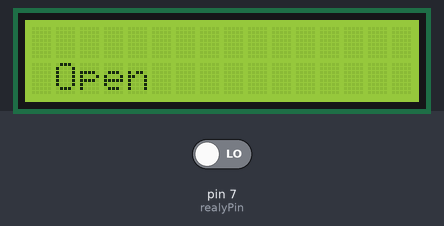
This sketch was run on a simulated Arduino Uno, built with avr-gcc and run on an emulated ATmega328P. Parts: 16×2 character LCD. Inputs (shaded band) come from the test bench; at power-on: pin 7 (realyPin) LOW.

Above: at 1.3 s.
1.4 s: pin 7 (realyPin) driven HIGH
At 4.0 s:
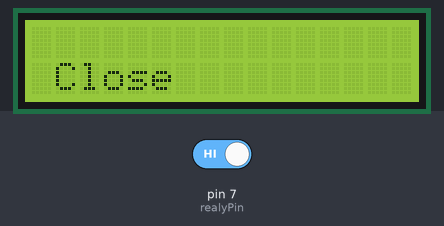
4.9 s: pin 7 (realyPin) driven LOW
At 6.4 s:
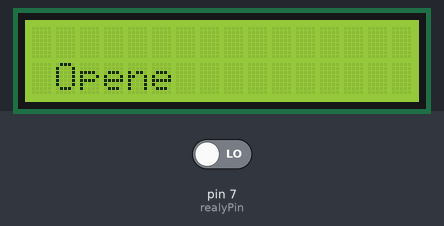
Timing chart, 0 to 7.9 s (numbered marks = the images above; inputs shaded):
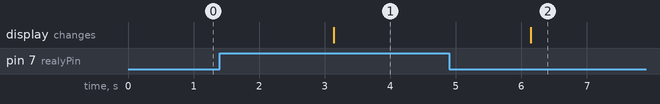

The sketch:

Relay.ino
```cpp
#include <Wire.h>
#include <LiquidCrystal_I2C.h>

LiquidCrystal_I2C lcd(0x27,16,2);

#define realyPin 7


void setup() {
  // put your setup code here, to run once:
  lcd.init();
  lcd.init();
  lcd.backlight();
  pinMode(realyPin, INPUT);


}
int a = digitalRead(realyPin);
void loop() {
  // put your main code here, to run repeatedly:
  a = digitalRead(realyPin);
  if(a == HIGH){
    lcd.setCursor(1,1);
    lcd.print("Close");
    delay(3000);
    } else {
      lcd.setCursor(1,1);
      lcd.print("Open");
      delay(3000);
      }

}
```

Measured:
- after the input at 1.4 s, the display: changes after 1.7 s (image 1)
- after the input at 4.9 s, the display: changes after 1.2 s (image 2)
